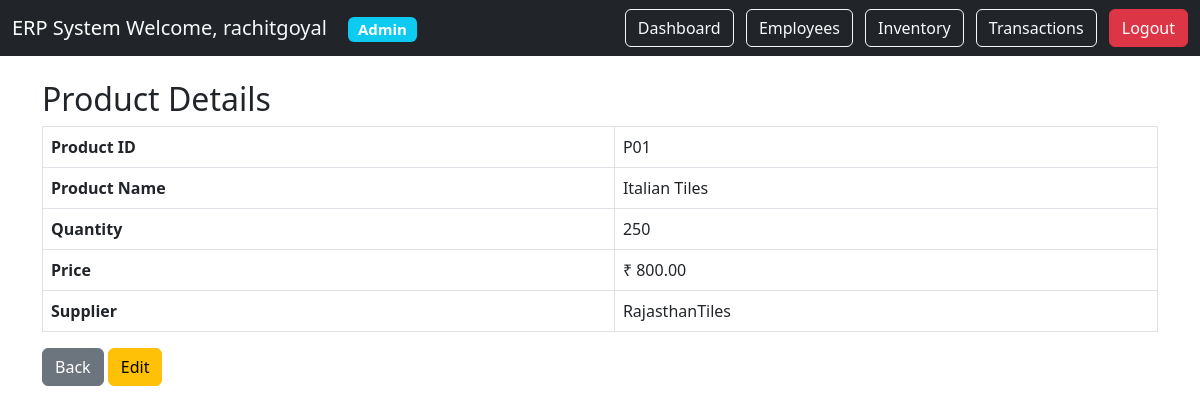
/inventory/detail/1/ (signed in), run on the app's committed database.
### inventory/models.py (models this page shows)
class Product(models.Model):
    product_id = models.CharField(max_length=20)
    product_name = models.CharField(max_length=100)
    quantity = models.IntegerField()
    price = models.DecimalField(
        max_digits=10,
        decimal_places=2
    )
    supplier = models.CharField(max_length=100)

### inventory/views.py (the view)
@login_required
@user_passes_test(inventory_access)
def product_detail(request, pk):
    product = get_object_or_404(
        Product,
        pk=pk
    )
    return render(
        request,
        'inventory/product_detail.html',
        {
            'product': product
        }
    )

### inventory/views.py (called while the page is built)
def inventory_access(user):
    return (
        user.is_superuser
        or
        user.groups.filter(
            name='Inventory Manager'
        ).exists()
    )

### inventory/templates/inventory/product_detail.html
{% extends 'base.html' %}
{% block content %}
<h2>
Product Details
</h2>
<table class="table table-bordered">
<tr>
    <th>Product ID</th>
    <td>{{ product.product_id }}</td>
</tr>
<tr>
    <th>Product Name</th>
    <td>{{ product.product_name }}</td>
</tr>
<tr>
    <th>Quantity</th>
    <td>{{ product.quantity }}</td>
</tr>
<tr>
    <th>Price</th>
    <td>₹ {{ product.price }}</td>
</tr>
<tr>
    <th>Supplier</th>
    <td>{{ product.supplier }}</td>
</tr>
</table>
<a
href="{% url 'product_list' %}"
class="btn btn-secondary">
Back
</a>
<a
href="{% url 'product_update' product.id %}"
class="btn btn-warning">
Edit
</a>
{% endblock %}

### templates/base.html (shortened to what this page needs)
<!DOCTYPE html>
<html>
<head>
<link href="https://cdn.jsdelivr.net/npm/bootstrap@5.3.0/dist/css/bootstrap.min.css"
rel="stylesheet">
</head>
<body>
<nav class="navbar navbar-expand-lg navbar-dark bg-dark">
<div class="container-fluid">
<a class="navbar-brand" href="/">
ERP System
<span class="text-light me-3">
Welcome,
{{ request.user.username }}
</span>
<span class="badge bg-info">
{% if user.is_superuser %}
Admin
{% elif user.groups.all.0.name %}
{{ user.groups.all.0.name }}
{% endif %}
</span>
<div>
<a class="btn btn-outline-light me-2"
href="/">
Dashboard
</a>
{% if user.is_superuser or user.groups.all.0.name == 'HR' %}
<a class="btn btn-outline-light me-2"
href="/employees/">
Employees
</a>
{% endif %}
{% if user.is_superuser or user.groups.all.0.name == 'Inventory Manager' %}
<a class="btn btn-outline-light me-2"
href="/inventory/">
Inventory
</a>
<a
class="btn btn-outline-light me-2"
href="/inventory/transactions/">
Transactions
</a>
{% endif %}
<a class="btn btn-danger"
href="/accounts/logout/">
Logout
</a>
</div>
</div>
</nav>
<div class="container mt-4">
{% block content %}
{% endblock %}
</div>
</body>
</html>

### data on the page
Product: product_id "P01", product_name "Italian Tiles", quantity "250", price "800.00", supplier "RajasthanTiles"

### other printed values
{{ request.user.username }} "rachitgoyal"
